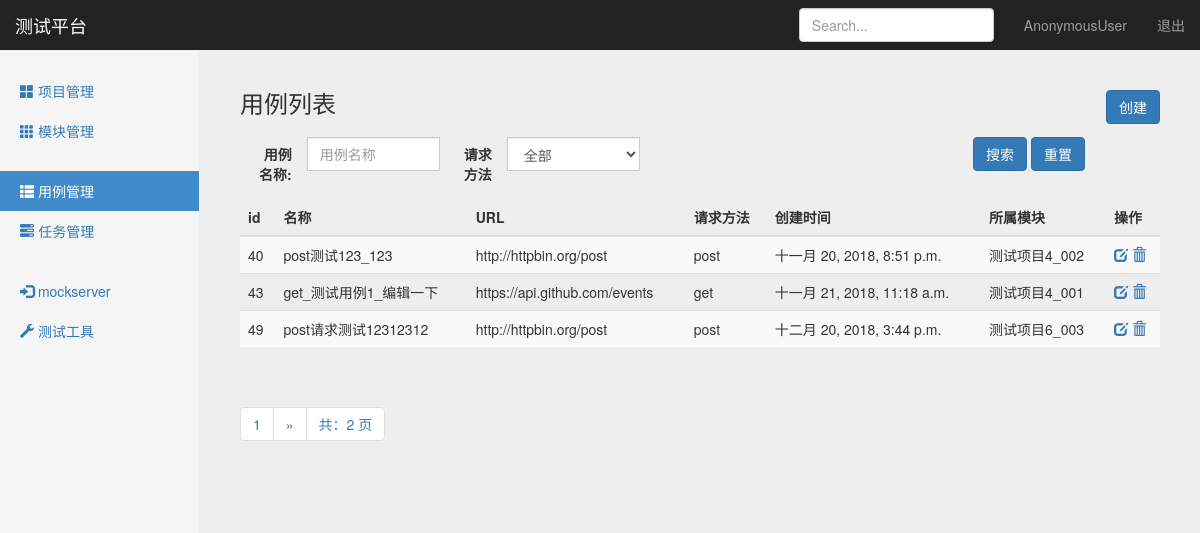
The page /interface/case_manage/ on the database its author committed.
### interface_app/models.py (models this page shows, shortened)
class TestCase(models.Model):
    module = models.ForeignKey(Module, on_delete=models.CASCADE)
    name = models.CharField("名称",max_length=100,blank=False,default="")
    url = models.TextField("URL",default="")
    req_method = models.CharField("方法", max_length=10,default="")
    req_type = models.CharField("参数类型", max_length=10, default="")
    req_header = models.TextField("header",  default="")
    req_parameter = models.TextField("参数", default="")
    resp_assert = models.TextField("验证", default="")
    create_time = models.DateTimeField("创建时间", auto_now=True)

### project_app/models.py (models this page shows)
class Module(models.Model):
    project = models.ForeignKey(Project,on_delete=models.CASCADE)
    name = models.CharField("名称", max_length=100, blank=False, default="")
    describe = models.TextField("描述", default="")
    create_time = models.DateTimeField("创建时间", auto_now=True)
    def __str__(self):
        return self.name

### interface_app/views/testcase_views.py (the view)
# urls.py: path('case_manage/',testcase_views.case_manage),
def case_manage(request):
    testcases = TestCase.objects.all().order_by("id")
    paginator = Paginator(testcases, 3)  #每页3条数据
    page = request.GET.get('page')
    try:
        contacts = paginator.page(page)
    except PageNotAnInteger:
        contacts = paginator.page(1)  # 如果页数不是整型, 取第一页
    except EmptyPage:
        contacts = paginator.page(paginator.num_pages)  #如果页数超出查询范围，取最后一页
    if request.method == 'GET':
        return render(request,"case_manage.html",{"type":"list","testcases":contacts})
    else:
        return HttpResponse("404")

### templates/case_manage.html (shortened to what this page needs)
{% extends "base.html" %}
{% block content %}
    <nav class="navbar navbar-inverse navbar-fixed-top">
      <div class="container-fluid">
        <div class="navbar-header">
          <a class="navbar-brand" href="#">测试平台</a>
        </div>
        <div id="navbar" class="navbar-collapse collapse">
          <ul class="nav navbar-nav navbar-right">
            <li><a href="#">{{ user }}</a></li>
            <li><a href="/logout">退出</a></li>
          </ul>
          <form class="navbar-form navbar-right">
            <input type="text" class="form-control" placeholder="Search...">
          </form>
        </div>
      </div>
    </nav>
    <div class="container-fluid">
      <div class="row">
        <div class="col-sm-3 col-md-2 sidebar">
          <ul class="nav nav-sidebar">
            <li><a href="/manage/project_manage/">
                <span class="glyphicon glyphicon-th-large"></span> 项目管理</a>
            </li>
            <li><a href="/manage/module_manage/">
                <span class="glyphicon glyphicon-th"></span> 模块管理</a>
            </li>
          </ul>
          <ul class="nav nav-sidebar">
            <li class="active"><a href="#">
                <span class="glyphicon glyphicon-th-list"></span> 用例管理</a>
            </li>
            <li><a href="/interface/task_manage/">
                <span class="glyphicon glyphicon-tasks"></span> 任务管理</a>
            </li>
          </ul>
          <ul class="nav nav-sidebar">
            <li><a href="#">
                <span class="glyphicon glyphicon-log-in"></span> mockserver</a>
            </li>
            <li><a href="#">
                <span class="glyphicon glyphicon-wrench"></span> 测试工具</a>
            </li>
          </ul>
        </div>
        {% if type == 'list' %}
        <div class="col-sm-9 col-sm-offset-3 col-md-10 col-md-offset-2 main">
          <h3 class="sub-header">用例列表
            <button type="button" class="btn btn-primary" id="CreateButton"
                    style="float: right;"
                    onclick="window.location.href='/interface/add_case/'">创建</button>
          </h3>
          <div class="table-responsive">
            <form method="get" class="form-horizontal" action="/interface/search_case_name/" data-bv-message="This value is not valid" data-bv-feedbackicons-valid="glyphicon glyphicon-ok" data-bv-feedbackicons-invalid="glyphicon glyphicon-remove" data-bv-feedbackicons-validating="glyphicon glyphicon-refresh">
              <div class="row margin-bottom-10 margin-top-10 text_field">
                <div class="col-lg-12 col-md-12 col-sm-12 col-xs-12" style="text-align: right;">
                    <div class="form-group col-lg-3 col-md-3 col-sm-3">
                      <label class="col-lg-4 col-md-4 col-sm-5 control-label no-padding-right" style=" padding-left: 13px;">用例名称:</label>
                      <div class="input-group col-lg-8 col-md-8 col-sm-7">
                        <input autocomplete="off" type="text" class="form-control" name="case_name" placeholder="用例名称">
                      </div>
                    </div>
                  <div class="form-group col-lg-3 col-md-3 col-sm-3" >
                    <label class="col-lg-4 col-md-5 col-sm-5 control-label no-padding-right">请求方法</label>
                    <div class="input-group col-lg-8 col-md-7 col-sm-7">
                      <select name="status" class="form-control" id="status">
                        <option value="" selected="">全部</option>
                      </select>
                    </div>
                  </div>
                  <div class="col-sm-6" style="text-align: right;">
                    <button type="submit" class="btn btn-primary margin-top-10">搜索</button>
                    <button type="submit" class="btn btn-primary margin-top-10">重置</button>
                  </div>
                </div>
              </div>
            </form>
            <table class="table table-striped" id="list">
              <thead>
                <tr>
                  <th>id</th>
                  <th>名称</th>
                  <th>URL</th>
                  <th>请求方法</th>
                  <th>创建时间</th>
                  <th>所属模块</th>
                  <th>操作</th>
                </tr>
              </thead>
              <tbody>
                {% for case in testcases %}
                <tr>
                  <td>{{ case.id }}</td>
                  <td>{{ case.name }}</td>
                  <td>{{ case.url }}</td>
                  <td>{{ case.req_method }}</td>
                  <td>{{ case.create_time }}</td>
                  <td>{{ case.module }}</td>
                  <td>
                      <a href="/interface/debug_case/{{ case.id }}/" id="update">
                          <span class="glyphicon glyphicon-edit"></span>
                      </a>
                      <a href="/interface/delete_case/{{ case.id }}/" id="delete">
                          <span class="glyphicon glyphicon-trash"></span>
                      </a>
                  </td>
                </tr>
                {% endfor %}
              </tbody>
            </table>
          </div>
            <div class="pagination">
                <span class="step-links">
                    <ul class="pagination">
                        <li><a href="#">{{ testcases.number }}</a></li>
                        {% if testcases.has_next %}
                            {% if case_name %}
                                <li><a href="?case_name={{ case_name }}&page={{ testcases.next_page_number }}">&raquo;</a></li>
                            {% else %}
                                <li><a href="?page={{ testcases.next_page_number }}">&raquo;</a></li>
                            {% endif %}
                        {% endif %}
                        <li><a href="#">共：{{ testcases.paginator.num_pages }} 页</a></li>
                    </ul>
                </span>
            </div>
        </div>
        {% endif %}
      </div>
    </div>
{% endblock %}

### static/css/signin.css (style rules this page uses)
body { padding-top: 40px; padding-bottom: 40px; background-color: #eee; }

### static/css/dashboard.css (style rules this page uses)
body { padding-top: 50px; }
.sub-header { padding-bottom: 10px; border-bottom: 1px solid #eee; }
.navbar-fixed-top { border: 0; }
.sidebar { display: none; }
@media (min-width: 768px) { .sidebar { position: fixed; top: 51px; bottom: 0; left: 0; z-index: 1000; display: block; padding: 20px; overflow-x: hidden; overflow-y: auto; background-color: #f5f5f5; border-right: 1px solid #eee; } }
.nav-sidebar { margin-right: -21px; margin-bottom: 20px; margin-left: -20px; }
.nav-sidebar > li > a { padding-right: 20px; padding-left: 20px; }
.nav-sidebar > .active > a, .nav-sidebar > .active > a:hover, .nav-sidebar > .active > a:focus { color: #fff; background-color: #428bca; }
.main { padding: 20px; }
@media (min-width: 768px) { .main { padding-right: 40px; padding-left: 40px; } }

### rows shown on the page
TestCase: id "40", name "post测试123_123", url "http://httpbin.org/post", req_method "post", create_time "十一月 20, 2018, 8:51 p.m.", module "测试项目4_002"
TestCase: id "43", name "get_测试用例1_编辑一下", url "https://api.github.com/events", req_method "get", create_time "十一月 21, 2018, 11:18 a.m.", module "测试项目4_001"
TestCase: id "49", name "post请求测试12312312", url "http://httpbin.org/post", req_method "post", create_time "十二月 20, 2018, 3:44 p.m.", module "测试项目6_003"

### other values the page prints
{{ user }} "AnonymousUser"
{{ testcases.number }} "1"
{{ testcases.paginator.num_pages }} "2"
